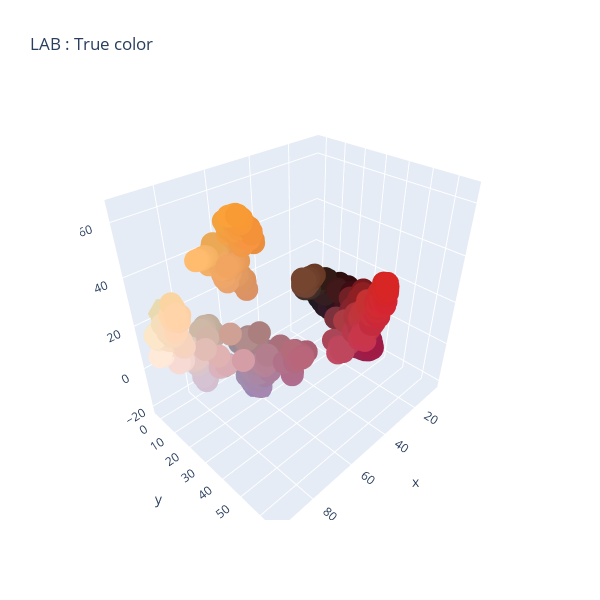

Notebook source saved alongside this figure:
### Code cell
x, y, z = rgb2lab(points).T
Figure().add_scatter3d(
    x=x, y=y, z=z, mode="markers", marker_color=points
).update_layout(width=600, height=600, paper_bgcolor="rgba(0,0,0,0)", title="LAB : True color")

### Figure 1 — Plotly figure (JSON) as saved in the notebook; plotly's stock layout.template omitted (floating-point values rounded to 4 significant figures; data arrays with more than 128 entries replaced by an {"elided": "..."} marker saying what was removed)
{"data": [{"marker": {"color": {"elided": "8900x3 int values"}}, "mode": "markers", "type": "scatter3d", "x": {"elided": "8900 float values"}, "y": {"elided": "8900 float values"}, "z": {"elided": "8900 float values"}}], "layout": {"height": 600, "paper_bgcolor": "rgba(0,0,0,0)", "title": {"text": "LAB : True color"}, "width": 600}}
